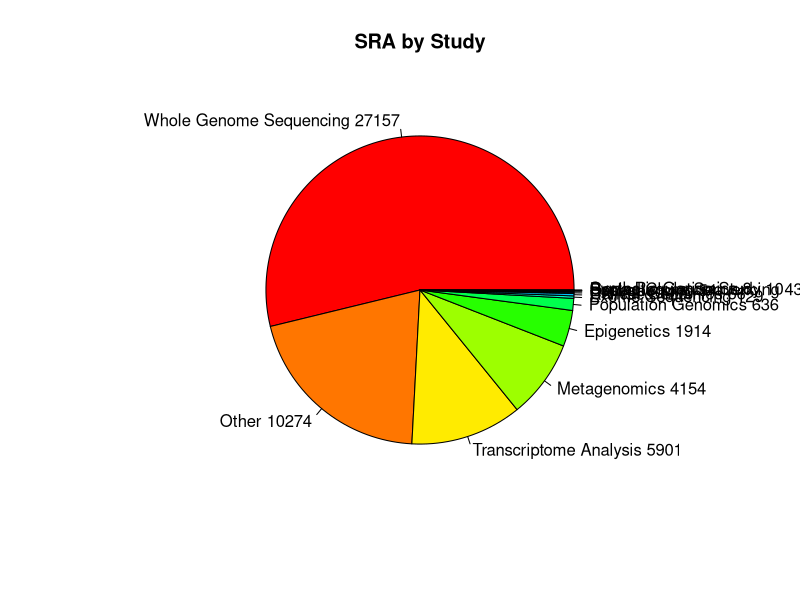

Write R code to recreate this figure.
png("pie1.png")
dat <- read.delim2("srabystudy.txt", header=F)
names(dat) <- c("Study", "freq")
dat <- cbind(dat, serial=seq(dim(dat)[1]))
dat2 <- dat[ dat$freq != 0, ]
pie(dat2$freq, labels=paste(dat2$Study, dat2$freq), col=rainbow(dim(dat[1])[dat2$serial]), main="SRA by Study")
dev.off()
